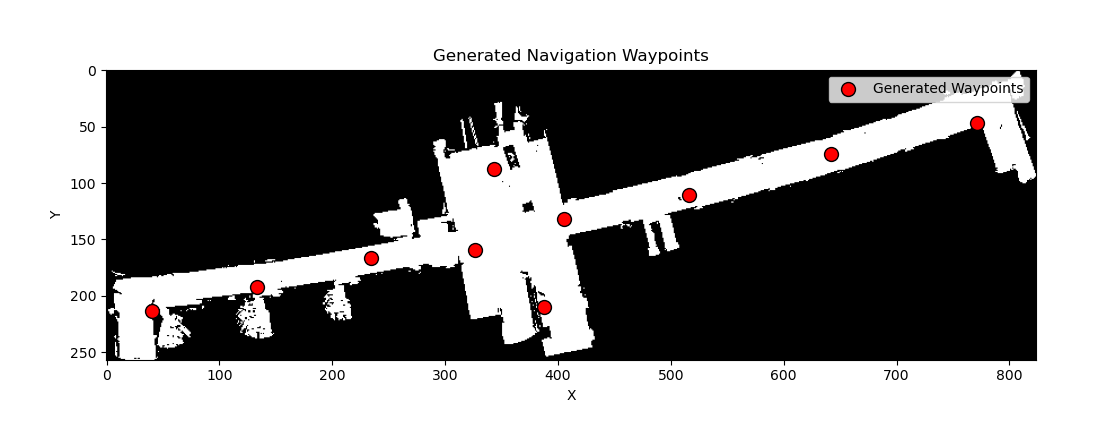

The Python source for this figure:
import os
import numpy as np
import pandas as pd
import matplotlib.pyplot as plt
from scipy.ndimage import distance_transform_edt
from scipy.spatial.distance import cdist
from sklearn.cluster import KMeans

# File path
grid_file_path = "result_grid_test_size_min.csv"

# Custom KMeans function as a fallback
def custom_kmeans(data, k, max_iters=100, tol=1e-4):
    """
    Custom KMeans implementation for clustering.
    :param data: Input data points (n_samples, n_features).
    :param k: Number of clusters.
    :param max_iters: Maximum iterations for clustering.
    :param tol: Tolerance for centroid changes.
    :return: Final centroids and cluster assignments.
    """
    np.random.seed(0)
    centroids = data[np.random.choice(data.shape[0], k, replace=False)]

    for _ in range(max_iters):
        # Assign points to nearest centroid
        distances = cdist(data, centroids, metric='euclidean')
        labels = np.argmin(distances, axis=1)

        # Recompute centroids
        new_centroids = np.array([data[labels == i].mean(axis=0) for i in range(k)])
        if np.all(np.abs(new_centroids - centroids) < tol):
            break
        centroids = new_centroids

    return centroids, labels

# Test whether KMeans from sklearn works
def test_sklearn_kmeans():
    test_data = np.array([[1, 2], [1, 4], [1, 0],
                          [4, 2], [4, 4], [4, 0]])
    try:
        print("Testing sklearn KMeans...")
        kmeans = KMeans(n_clusters=2, random_state=0, n_init=10)
        kmeans.fit(test_data)
        print("Sklearn KMeans test successful!")
    except Exception as e:
        print(f"Sklearn KMeans test failed: {e}")
        return False
    return True

# Check if file exists
if not os.path.exists(grid_file_path):
    print(f"File not found: {grid_file_path}")
else:
    try:
        # Load the CSV file
        grid_data = pd.read_csv(grid_file_path, header=None)
        if grid_data.empty:
            raise ValueError("The CSV file is empty or improperly formatted.")

        # Replace missing or invalid values with 0 and ensure valid values
        grid_data_cleaned = grid_data.fillna(0).applymap(lambda x: 0 if x not in [0, 1] else x)
        grid_array = grid_data_cleaned.to_numpy()

        # Compute the distance map
        distance_map = distance_transform_edt(grid_array)
        print(f"Distance map max value: {distance_map.max()}")

        # Find waypoint candidates
        percentile_threshold = 90
        waypoint_candidates = np.argwhere(distance_map > np.percentile(distance_map, percentile_threshold))
        print(f"Found {waypoint_candidates.shape[0]} waypoint candidates at {percentile_threshold}th percentile.")

        # Validate waypoint candidates
        if waypoint_candidates.size == 0:
            raise ValueError("No valid waypoint candidates found after adjustments.")
        print(f"waypoint_candidates.shape: {waypoint_candidates.shape}")
        print(f"waypoint_candidates example: {waypoint_candidates[:5]}")

        # Run clustering
        num_waypoints = 10
        if waypoint_candidates.shape[0] < num_waypoints:
            raise ValueError(
                f"Not enough waypoint candidates for {num_waypoints} clusters. "
                f"Found only {waypoint_candidates.shape[0]} candidates."
            )

        print("Running KMeans clustering...")
        use_sklearn = test_sklearn_kmeans()  # Check if sklearn KMeans works

        if use_sklearn:
            # Sklearn KMeans
            kmeans = KMeans(n_clusters=num_waypoints, random_state=0, n_init=10, max_iter=300)
            kmeans.fit(waypoint_candidates)
            waypoints = kmeans.cluster_centers_.astype(int)
            print("Sklearn KMeans clustering completed successfully.")
        else:
            # Fallback: Custom KMeans
            waypoints, _ = custom_kmeans(waypoint_candidates, k=num_waypoints)
            waypoints = waypoints.astype(int)
            print("Custom KMeans clustering completed successfully.")

        # Visualize the map with waypoints
        plt.figure(figsize=(12, 12))
        plt.imshow(grid_array, cmap='gray', origin='upper')
        plt.scatter(waypoints[:, 1], waypoints[:, 0], color='red', edgecolor='black', s=100, label="Generated Waypoints")
        plt.title("Generated Navigation Waypoints")
        plt.xlabel("X")
        plt.ylabel("Y")
        plt.legend()
        plt.show()

        # Print waypoints
        print("Generated Waypoints (row, column):")
        for idx, waypoint in enumerate(waypoints, 1):
            print(f"Waypoint {idx}: {tuple(waypoint)}")

    except ValueError as ve:
        print(f"Value error: {ve}")
    except Exception as e:
        print(f"Error loading or processing CSV file: {e}")
